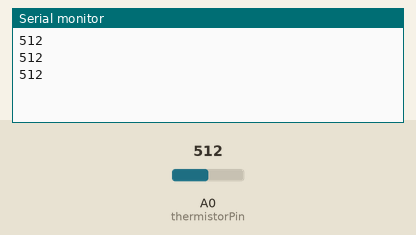
This sketch was run on a simulated Arduino Uno, built with avr-gcc and run on an emulated ATmega328P. On the bench: the last lines printed to the serial monitor. The test bench sets the inputs (shaded band); at power-on: A0 (thermistorPin) = 512.

Above: at 1.3 s.
1.4 s: A0 (thermistorPin) set to 716
At 1.9 s:
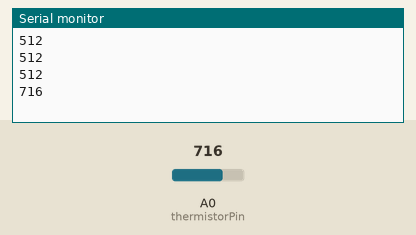
2.9 s: A0 (thermistorPin) set to 900
At 3.4 s:
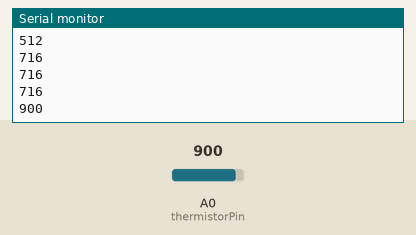
Timing chart, 0 to 5.9 s (numbered marks = the images above; inputs shaded):
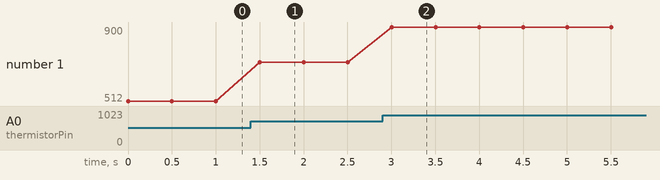

The sketch:

thermistor.ino
```cpp
int thermistorPin = A0;

void setup()
{
  Serial.begin(9600);
}

void loop()
{
  int value = analogRead(thermistorPin);
  Serial.println(value);

  delay(500);
}
```

Measured:
- after the input at 1.4 s, the serial monitor: prints a new line after 0.10 s (image 1)
- after the input at 2.9 s, the serial monitor: prints a new line after 0.10 s (image 2)
- plotted number 1: 512 → 716 after the input at 1.4 s, 716 → 900 after the input at 2.9 s
